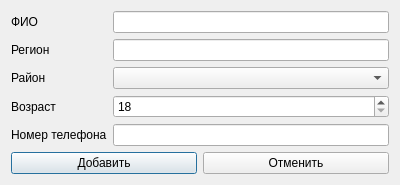
<?xml version="1.0" encoding="UTF-8"?>
<ui version="4.0">
 <class>AddPatientDialog</class>
 <widget class="QDialog" name="AddPatientDialog">
  <property name="geometry">
   <rect>
    <x>0</x>
    <y>0</y>
    <width>400</width>
    <height>175</height>
   </rect>
  </property>
  <property name="windowTitle">
   <string>Пациенты - Добавление</string>
  </property>
  <layout class="QVBoxLayout" name="verticalLayout_2">
   <item>
    <layout class="QGridLayout" name="gridLayoutDataForm">
     <item row="4" column="0">
      <widget class="QLabel" name="labelPhone">
       <property name="text">
        <string>Номер телефона</string>
       </property>
      </widget>
     </item>
     <item row="3" column="1">
      <widget class="QSpinBox" name="spinBoxAge">
       <property name="minimum">
        <number>18</number>
       </property>
      </widget>
     </item>
     <item row="0" column="0">
      <widget class="QLabel" name="labelFullname">
       <property name="text">
        <string>ФИО</string>
       </property>
      </widget>
     </item>
     <item row="3" column="0">
      <widget class="QLabel" name="labelAge">
       <property name="text">
        <string>Возраст</string>
       </property>
      </widget>
     </item>
     <item row="2" column="0">
      <widget class="QLabel" name="labelDistrict">
       <property name="text">
        <string>Район</string>
       </property>
      </widget>
     </item>
     <item row="0" column="1">
      <widget class="QLineEdit" name="lineEditFullname"/>
     </item>
     <item row="1" column="1">
      <widget class="QLineEdit" name="lineEditRegion"/>
     </item>
     <item row="4" column="1">
      <widget class="QLineEdit" name="lineEditPhone"/>
     </item>
     <item row="1" column="0">
      <widget class="QLabel" name="labelRegion">
       <property name="text">
        <string>Регион</string>
       </property>
      </widget>
     </item>
     <item row="2" column="1">
      <widget class="QComboBox" name="comboBoxDistrict"/>
     </item>
    </layout>
   </item>
   <item>
    <layout class="QHBoxLayout" name="horizontalLayoutAction">
     <item>
      <widget class="QPushButton" name="pushButtonAdd">
       <property name="text">
        <string>Добавить</string>
       </property>
      </widget>
     </item>
     <item>
      <widget class="QPushButton" name="pushButtonCancel">
       <property name="text">
        <string>Отменить</string>
       </property>
      </widget>
     </item>
    </layout>
   </item>
  </layout>
 </widget>
 <resources/>
 <connections/>
</ui>
